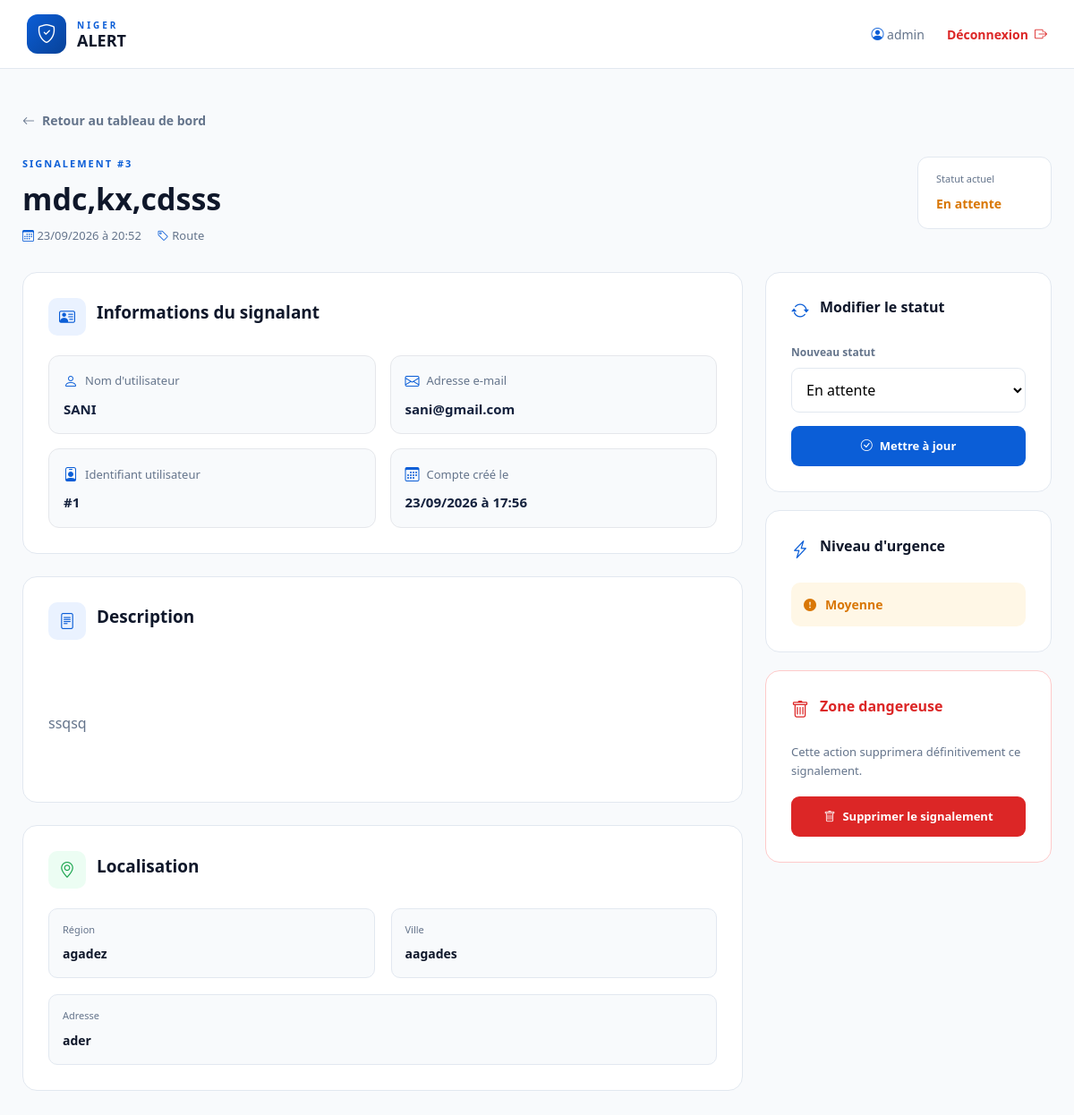
The app's page /admin/report/3 (signed in) with its own data.
### app.py (models this page shows, shortened)
class Admin(db.Model, UserMixin):
    id = db.Column(
        db.Integer,
        primary_key=True
    )
    username = db.Column(
        db.String(100),
        unique=True,
        nullable=False
    )
    password = db.Column(
        db.String(255),
        nullable=False
    )
    role = db.Column(
        db.String(30),
        default="admin",
        nullable=False
    )
    is_active = db.Column(
        db.Boolean,
        default=True,
        nullable=False
    )

class Report(db.Model):
    id = db.Column(
        db.Integer,
        primary_key=True
    )
    user_id = db.Column(
        db.Integer,
        db.ForeignKey("user.id"),
        nullable=True
    )
    user = db.relationship(
        "User",
        backref=db.backref(
            "reports",
            lazy=True
        )
    )
    incident_type = db.Column(
        db.String(100),
        nullable=False
    )
    title = db.Column(
        db.String(200),
        nullable=False
    )
    description = db.Column(
        db.Text,
        nullable=False
    )
    region = db.Column(
        db.String(100),
        nullable=False
    )
    city = db.Column(
        db.String(100),
        nullable=False
    )
    address = db.Column(
        db.String(200)
    )
    urgency = db.Column(
        db.String(50),
        nullable=False
    )
    latitude = db.Column(
        db.String(50)
    )
    longitude = db.Column(
        db.String(50)
    )
    image = db.Column(
        db.String(200)
    )
    status = db.Column(
        db.String(50),
        default="en attente",
        nullable=False
    )
    created_at = db.Column(
        db.DateTime,
        default=datetime.utcnow,
        nullable=False
    )

class User(db.Model, UserMixin):
    id = db.Column(
        db.Integer,
        primary_key=True
    )
    username = db.Column(
        db.String(100),
        unique=True,
        nullable=False
    )
    email = db.Column(
        db.String(150),
        unique=True,
        nullable=False
    )
    password = db.Column(
        db.String(255),
        nullable=False
    )
    is_active = db.Column(
        db.Boolean,
        default=True,
        nullable=False
    )
    created_at = db.Column(
        db.DateTime,
        default=datetime.utcnow,
        nullable=False
    )

### app.py (the view)
@app.route(
    "/admin/report/<int:report_id>"
)
@admin_required
def admin_report_detail(report_id):
    report = db.get_or_404(
        Report,
        report_id
    )
    return render_template(
        "admin_report_detail.html",
        report=report
    )

### app.py (called while the page is built, shortened)
@login_manager.user_loader
def load_user(user_id):
    try:
        user_type, numeric_id = user_id.split(
            ":",
            1
        )
        numeric_id = int(numeric_id)
    except (
        AttributeError,
        ValueError
    ):
        return None
    if user_type == "admin":
        return db.session.get(
            Admin,
            numeric_id
        )

@app.before_request
def check_report_logout():
    logout_at = session.get(
        "logout_at"
    )
    if not logout_at:
        return

def admin_required(function):
    @wraps(function)
    @login_required
    def decorated_function(*args, **kwargs):
        return function(
            *args,
            **kwargs
        )
    return decorated_function

### templates/admin_report_detail.html (shortened to what this page needs)
<!DOCTYPE html>
<html lang="fr">
<head>
    <link href="https://cdn.jsdelivr.net/npm/bootstrap@5.3.3/dist/css/bootstrap.min.css" rel="stylesheet">
    <link rel="stylesheet" href="https://cdn.jsdelivr.net/npm/bootstrap-icons@1.11.3/font/bootstrap-icons.min.css">
    <link rel="stylesheet" href="{{ url_for('static', filename='css/admin_report_detail.css') }}">
</head>
<body>
    <nav class="admin-navbar">
        <div class="navbar-container">
            <a href="{{ url_for('admin_dashboard') }}" class="brand">
                <div class="brand-icon">
                    <i class="bi bi-shield-check"></i>
                </div>
                <div class="brand-text">
                    <span>NIGER</span>
                    <strong>ALERT</strong>
                </div>
            </a>
            <div class="navbar-actions">
                <span class="admin-name">
                    <i class="bi bi-person-circle"></i>
                    {{ current_user.username }}
                </span>
                <a href="{{ url_for('admin_logout') }}" class="logout-link">
                    Déconnexion
                    <i class="bi bi-box-arrow-right"></i>
                </a>
            </div>
        </div>
    </nav>
    <main class="detail-main">
        <div class="detail-container">
            <a href="{{ url_for('admin_dashboard') }}" class="back-button">
                <i class="bi bi-arrow-left"></i>
                Retour au tableau de bord
            </a>
            <section class="detail-header">
                <div class="detail-title">
                    <span class="report-number">
                        SIGNALEMENT #{{ report.id }}
                    </span>
                    <h1>
                        {{ report.title }}
                    </h1>
                    <div class="detail-meta">
                        <span>
                            <i class="bi bi-calendar3"></i>
                            {{ report.created_at.strftime('%d/%m/%Y à %H:%M') }}
                        </span>
                        <span>
                            <i class="bi bi-tag"></i>
                            {{ report.incident_type|capitalize }}
                        </span>
                    </div>
                </div>
                <div class="current-status">
                    <span>
                        Statut actuel
                    </span>
                    <strong class="
                    status-{{ report.status|replace(' ', '-') }}
                ">
                        {{ report.status|capitalize }}
                    </strong>
                </div>
            </section>
            <div class="detail-grid">
                <div class="detail-content">
                    <section class="detail-card">
                        <div class="card-title">
                            <div class="card-icon">
                                <i class="bi bi-person-vcard"></i>
                            </div>
                            <h2>
                                Informations du signalant
                            </h2>
                        </div>
                        {% if report.user %}
                        <div class="user-info-grid">
                            <div class="user-info-item">
                                <span>
                                    <i class="bi bi-person"></i>
                                    Nom d'utilisateur
                                </span>
                                <strong>
                                    {{ report.user.username }}
                                </strong>
                            </div>
                            <div class="user-info-item">
                                <span>
                                    <i class="bi bi-envelope"></i>
                                    Adresse e-mail
                                </span>
                                <strong>
                                    {{ report.user.email }}
                                </strong>
                            </div>
                            <div class="user-info-item">
                                <span>
                                    <i class="bi bi-person-badge"></i>
                                    Identifiant utilisateur
                                </span>
                                <strong>
                                    #{{ report.user.id }}
                                </strong>
                            </div>
                            <div class="user-info-item">
                                <span>
                                    <i class="bi bi-calendar3"></i>
                                    Compte créé le
                                </span>
                                <strong>
                                    {{ report.user.created_at.strftime('%d/%m/%Y à %H:%M') }}
                                </strong>
                            </div>
                        </div>
                        {% else %}
                        <div class="alert alert-secondary mb-0">
                            <i class="bi bi-info-circle"></i>
                            Les informations du signalant ne sont pas disponibles
                            pour ce signalement.
                        </div>
                        {% endif %}
                    </section>
                    <section class="detail-card">
                        <div class="card-title">
                            <div class="card-icon">
                                <i class="bi bi-file-text"></i>
                            </div>
                            <h2>
                                Description
                            </h2>
                        </div>
                        <p class="report-description">
                            {{ report.description }}
                        </p>
                    </section>
                    <section class="detail-card">
                        <div class="card-title">
                            <div class="card-icon location-card-icon">
                                <i class="bi bi-geo-alt"></i>
                            </div>
                            <h2>
                                Localisation
                            </h2>
                        </div>
                        <div class="location-grid">
                            <div class="location-item">
                                <span>Région</span>
                                <strong>
                                    {{ report.region }}
                                </strong>
                            </div>
                            <div class="location-item">
                                <span>Ville</span>
                                <strong>
                                    {{ report.city }}
                                </strong>
                            </div>
                            {% if report.address %}
                            <div class="location-item full-width">
                                <span>Adresse</span>
                                <strong>
                                    {{ report.address }}
                                </strong>
                            </div>
                            {% endif %}
                        </div>
                    </section>
                </div>
                <aside class="management-panel">
                    <section class="management-card">
                        <div class="management-title">
                            <i class="bi bi-arrow-repeat"></i>
                            <h3>
                                Modifier le statut
                            </h3>
                        </div>
                        <form method="POST" action="{{ url_for('update_report_status', report_id=report.id) }}">
                            <label>
                                Nouveau statut
                            </label>
                            <select name="status">
                                <option value="en attente" {% if report.status=="en attente" %} selected {% endif %}>
                                    En attente
                                </option>
                            </select>
                            <button type="submit" class="update-button">
                                <i class="bi bi-check-circle"></i>
                                Mettre à jour
                            </button>
                        </form>
                    </section>
                    <section class="management-card">
                        <div class="management-title">
                            <i class="bi bi-lightning-charge"></i>
                            <h3>
                                Niveau d'urgence
                            </h3>
                        </div>
                        <div class="urgency-display
                        urgency-{{ report.urgency }}">
                            {% if report.urgency == "elevee" %}
                            <i class="bi bi-exclamation-triangle-fill"></i>
                            {% elif report.urgency == "moyenne" %}
                            <i class="bi bi-exclamation-circle-fill"></i>
                            {% else %}
                            <i class="bi bi-info-circle-fill"></i>
                            {% endif %}
                            {{ report.urgency|capitalize }}
                        </div>
                    </section>
                    <section class="management-card danger-card">
                        <div class="management-title danger-title">
                            <i class="bi bi-trash"></i>
                            <h3>
                                Zone dangereuse
                            </h3>
                        </div>
                        <p>
                            Cette action supprimera définitivement
                            ce signalement.
                        </p>
                        <form method="POST" action="{{ url_for('delete_report', report_id=report.id) }}"
                            onsubmit="return confirm('Voulez-vous vraiment supprimer ce signalement ?');">
                            <button type="submit" class="delete-button">
                                <i class="bi bi-trash"></i>
                                Supprimer le signalement
                            </button>
                        </form>
                    </section>
                </aside>
            </div>
        </div>
    </main>
</body>
</html>

### records on screen
Admin: username "admin"
Report: id "3", title "mdc,kx,cdsss", created_at "23/09/2026 à 20:52", incident_type "Route", status "En attente", description "ssqsq", region "agadez", city "aagades", address "ader", urgency "Moyenne"
User: user.username "SANI", user.email "sani@gmail.com", user.id "1", user.created_at "23/09/2026 à 17:56"
